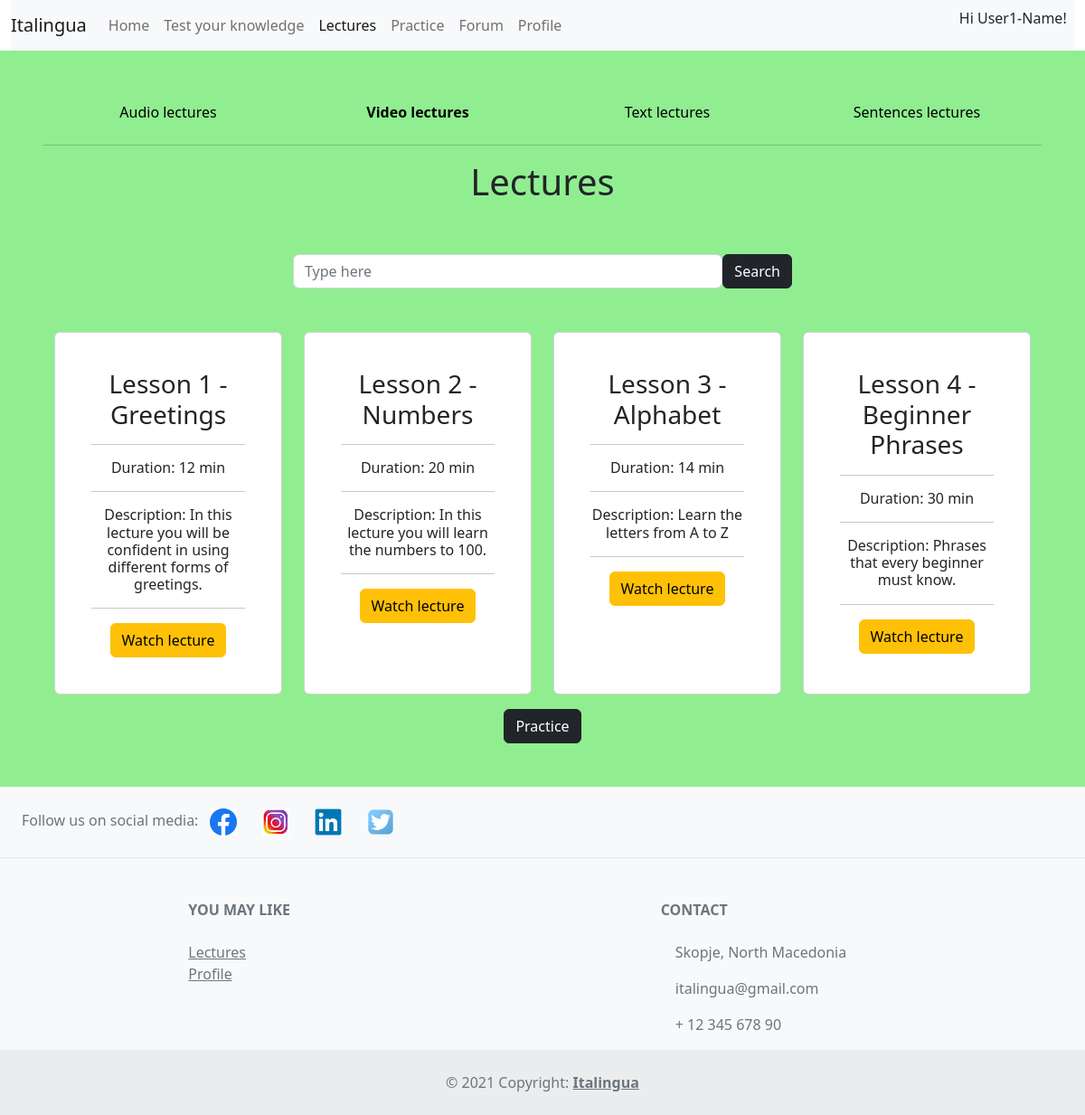
Page /lectures/ (signed in) on the committed database.
### Italingua/models.py (models this page shows, shortened)
class UserPerson (models.Model):
    class Level(models.TextChoices):
        Level1 = 'Level A1'
        Level2 = 'Level A2'
        Level3 = 'Level B1'
        Level4 = 'Level B2'
        Level5 = 'Level C1'
        Level6 = 'Level C2'
        Level7 = 'Proffessional'
    name = models.CharField(max_length=50)
    surname = models.CharField(max_length=50)
    user = models.ForeignKey(User, on_delete=models.CASCADE, null=True, blank=True)
    email = models.CharField(max_length=50)
    level = models.CharField(max_length=50,
                             choices=Level.choices,
                             default=Level.Level1,)

class Lecture(models.Model):
    name = models.CharField(max_length=30)
    description = models.CharField(max_length=100)
    time = models.IntegerField()
    link = models.CharField(max_length=200)

### Italingua/views.py (the view)
# urls.py: path('lectures/', lectures, name='lectures'),
def lectures(request):
    person = UserPerson.objects.filter(user=request.user)
    lectures_all = Lecture.objects.all().order_by('name').values()
    context = {'lectures': lectures_all, 'person': person}
    return render(request, 'lectures.html', context)

### Italingua/templates/lectures.html (shortened to what this page needs)
{% load static %}
<!DOCTYPE html>
<html lang="en">
<head>
        <link href="https://cdn.jsdelivr.net/npm/bootstrap@5.2.0-beta1/dist/css/bootstrap.min.css" rel="stylesheet">
</head>
<body>
<div class="container-fluid">
    <nav class="navbar navbar-expand-lg navbar-light bg-light">
      <a class="navbar-brand" href="/home">Italingua</a>
      <div class="collapse navbar-collapse" id="navbarNav">
        <ul class="navbar-nav">
          <li class="nav-item active">
            <a class="nav-link" href="/home">Home</a>
          </li>
          <li class="nav-item">
            <a class="nav-link"  href="/test">Test your knowledge</a>
          </li>
          <li class="nav-item">
            <a class="nav-link active" href="/lectures">Lectures</a>
          </li>
          <li class="nav-item">
            <a class="nav-link" href="/practice">Practice</a>
          </li>
          <li class="nav-item">
            <a class="nav-link" href="/forum">Forum</a>
          </li>
            <li class="nav-item">
            <a class="nav-link" href="/profile">Profile</a>
          </li>
        </ul>
          <div style="margin-left: auto">
            <p>Hi {{ person.0.name }}! &nbsp</p>
        </div>
      </div>
    </nav>
</div>
<div class="container-fluid text-dark p-5 text-center" style="background-color: lightgreen">
    <ul class="nav nav-pills nav-justified flex-row">
        <li class="nav-item"><a class="nav-link" href="#"><span style="color: black">Audio lectures</span></a> </li>
        <li class="nav-item"><a class="nav-link" href="#"><span style="font-weight: bold; color: black">Video lectures</span></a> </li>
        <li class="nav-item"><a class="nav-link" href="#"><span style="color: black">Text lectures</span></a> </li>
        <li class="nav-item"><a class="nav-link" href="#"><span style="color: black">Sentences lectures</span></a> </li>
    </ul>
<hr>
 <h1 class="text-center pb-5">Lectures</h1>
        <form class="form-inline my-2 my-lg-0 w-50 d-flex pb-5" style="margin-left: 25%" action="{% url 'lectures' %}">
            <input class="form-control mr-sm-2" type="search"   placeholder="Type here" aria-label="Search" name="search">
            <button class="btn btn-dark my-2 my-sm-0" type="submit">Search</button>
        </form>
        <div class="container-fluid text-center">
            <div class="row row-cols-1 row-cols-md-2">
                {% for l in lectures %}
                          <div class="col mb-3 col-lg-3">
                            <div class="card h-100 w-100 text-center p-4">
                                <div class="card-body">
                                    <h3 class="card-title">{{ l.name }}</h3> <hr>
                                    <h6 class="card-text">Duration: {{ l.time }} min</h6><hr>
                                    <h6 class="card-text">Description: {{ l.description }}</h6><hr>
                                    <a href="{{  l.link }}"><button class="btn btn-warning">Watch lecture</button> </a>
                                </div>
                            </div>
                          </div>
                {% endfor %}
            </div>
            <a href="/practice" class="btn btn-dark test">Practice</a>
        </div>
</div>
<footer class="text-center text-lg-start bg-light text-muted">
  <section
    class="d-flex justify-content-center justify-content-lg-between p-4 border-bottom">
    <div class="me-5 d-none d-lg-block">
      <span>Follow us on social media:</span> &nbsp
      <a href="" class="me-4 text-reset"><img style="width: 30px; height: 30px"></a>
      <a href="" class="me-4 text-reset"><img style="width: 30px; height: 30px"></a>
      <a href="" class="me-4 text-reset"><img style="width: 30px; height: 30px"></a>
      <a href="" class="me-4 text-reset"><img style="width: 30px; height: 30px; border-radius: 10px"></a>
    </div>
  </section>
    <section class="">
    <div class="container text-center text-md-start mt-5">
      <div class="row mt-3">
        <div class="col-md-3 col-lg-2 col-xl-2 mx-auto mb-4">
          <h6 class="text-uppercase fw-bold mb-4">
            You may like
          </h6>
          <p>
            <a href="/lectures" class="text-reset">Lectures</a> <br>
            <a href="/profile" class="text-reset">Profile</a>
          </p>
        </div>
        <div class="col-md-4 col-lg-3 col-xl-3 mx-auto mb-md-0 mb-4">
          <h6 class="text-uppercase fw-bold mb-4">
            Contact
          </h6>
          <p> Skopje, North Macedonia</p>
          <p>
            italingua@gmail.com
          </p>
          <p> + 12 345 678 90</p>
        </div>
      </div>
    </div>
  </section>
  <div class="text-center p-4" style="background-color: rgba(0, 0, 0, 0.05);">
    © 2021 Copyright:
    <a class="text-reset fw-bold" href="">Italingua</a>
  </div>
</footer>
</body>
</html>

### rows in the picture
UserPerson: name "User1-Name"
Lecture: name "Lesson 1 - Greetings", time "12", description "In this lecture you will be confident in using different forms of greetings."
Lecture: name "Lesson 2 - Numbers", time "20", description "In this lecture you will learn the numbers to 100."
Lecture: name "Lesson 3 - Alphabet", time "14", description "Learn the letters from A to Z"
Lecture: name "Lesson 4 - Beginner Phrases", time "30", description "Phrases that every beginner must know."
